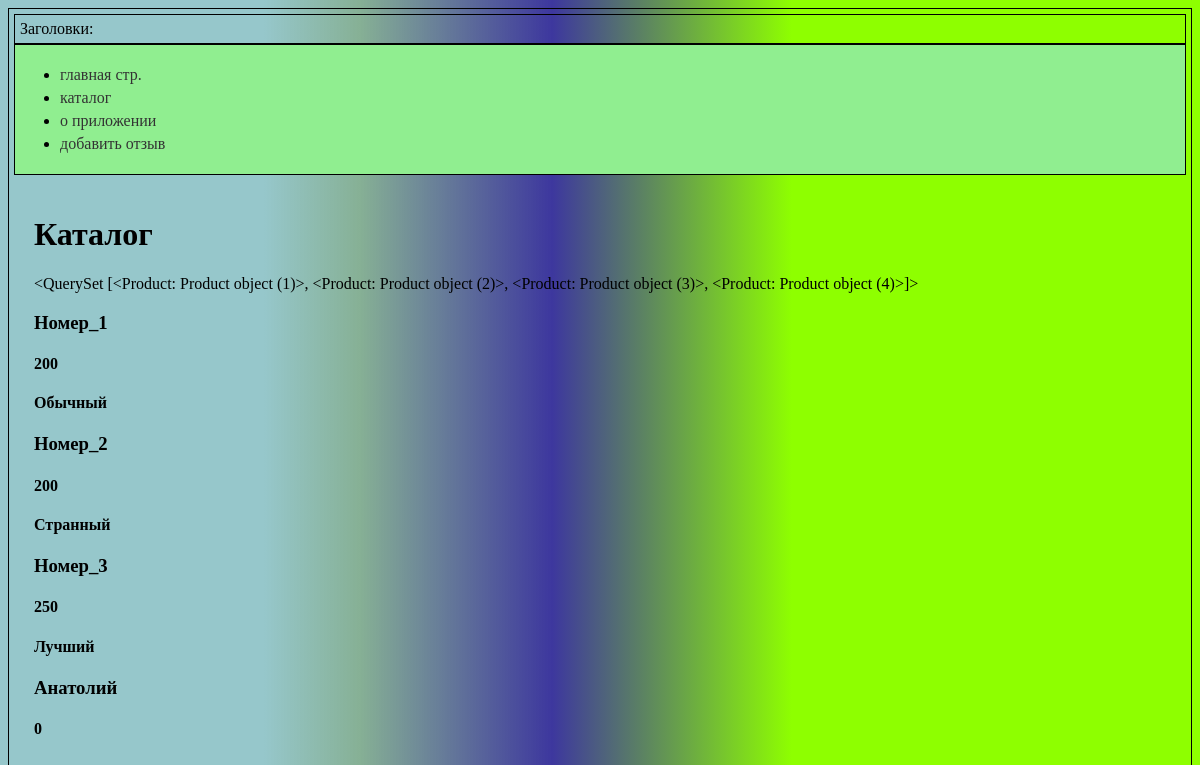
Page /catalog/ on the committed database.
### catalog/models.py (models this page shows)
class Product(models.Model):
    name = models.CharField(max_length=40, blank=False)
    price = models.IntegerField(default=0)
    description = models.CharField(max_length=200)

### catalog/views.py (the view)
# urls.py: path('', catalog_page),
def catalog_page(request):
   products = Product.objects.all
   title = "Каталог"
   data = {"menu": MENU, "title": title, 'products':products}
   return render(request, "./catalog.html", context=data)

### templates/catalog.html (shortened to what this page needs)
{% extends 'base.html' %}
{% block content %}
<h1>{{ title }}</h1>
{{products}}
{% for el in products %}
<div class="card">
    <h3>{{el.name}}</h3>
    <h4>{{el.price}}</h4>
    <h4>{{el.description}}</h4>
</div>
{% endfor %}
{% endblock %}

### templates/base.html (shortened to what this page needs)
{% load static %}
<!DOCTYPE html>
<html lang="ru">
<head>
    <link rel="stylesheet" href="{% static 'css/base.css' %}">
</head>
<body>
    <div class="container item">
        <div class="header item">
            Заголовки:
        </div>
        <div class="sidebar item">
         <ul>
             {% for key, value in menu.items %}
            <li><a href="{{ value }}">{{ key }}</a></li>
             {% endfor %}
         </ul>
        </div>
        <div class="content">
                {% block content %}
                {% endblock %}
        </div>
    </div>
</body>
</html>

### static/css/base.css (style rules this page uses)
.container { display: grid; grid-template-areas: 'header header', 'sidebar content'; gap:10 }
.sidebar { background-color: lightgreen; }
.sidebar li { margin-bottom: 5px; }
.sidebar li a { color: #333; text-decoration: none; }
.content { padding: 20px; }
.item { border: 1px solid black; padding: 5px }

### templates/catalog.html (style rules this page uses)
body { background: rgb(150,199,203); background: linear-gradient(90deg, rgba(150,199,203,1) 22%, rgba(91,148,111,0.7371323529411764) 30%, rgba(61,55,158,1) 46%, rgba(142,255,0,1) 66%); }

### rows in the picture
Product: id "<QuerySet [<Product: Product object (1)>, <Product: Product object (2)>, <Product: Product object (3)>, <Product: Product object (4)>]>", name "Номер_1", price "200", description "Обычный"
Product: name "Номер_2", price "200", description "Странный"
Product: name "Номер_3", price "250", description "Лучший"
Product: name "Анатолий", price "0"

### other values in the picture
{{ key }} "главная стр." "каталог" "о приложении" "добавить отзыв"
{{ title }} "Каталог"
